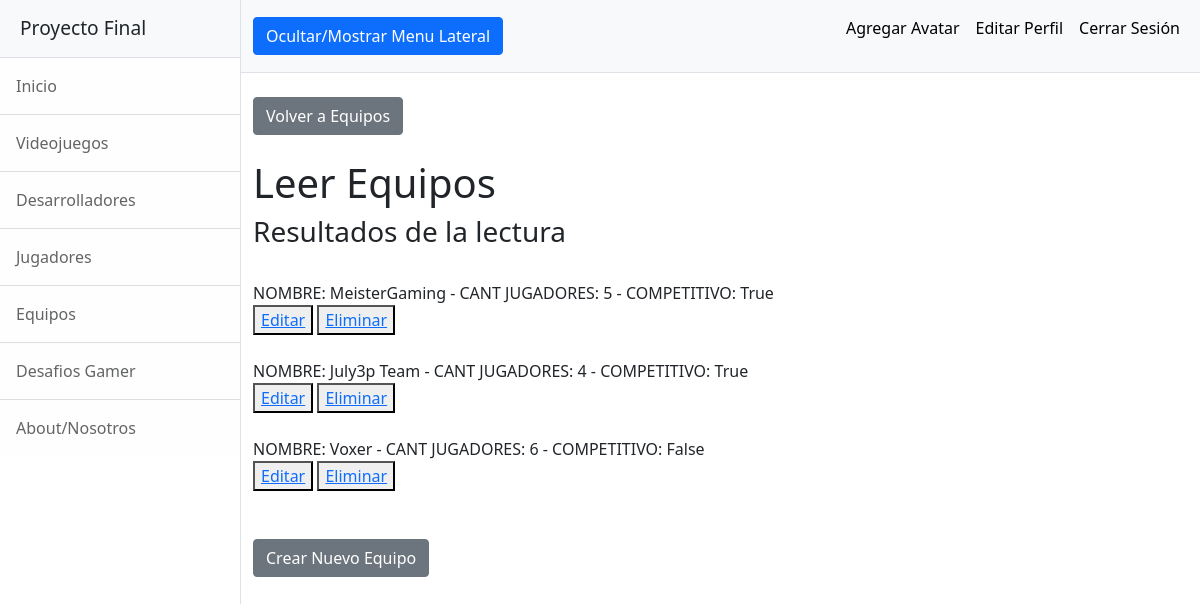
The page /AppFinal/equiposLeer (signed in) on the database its author committed.
### AppFinal/models.py (models this page shows)
class Equipos(models.Model):
    nombre = models.CharField(max_length=15)
    cantJugadores = models.IntegerField()
    competitivo = models.BooleanField()
    def __str__(self):
        return f"NOMBRE: {self.nombre} - CANT JUGADORES: {self.cantJugadores} - COMPETITIVO: {self.competitivo}"

### AppFinal/views.py (the view)
# urls.py: path('equiposLeer', views.equiposLeer, name="EquiposLeer"),
@login_required
def equiposLeer(request):
    equipos = Equipos.objects.all()
    contexto = {"equipos":equipos}
    return render(request, "AppFinal/equiposLeer.html", contexto)

### AppFinal/templates/AppFinal/equiposLeer.html
{% extends "AppFinal/padre.html" %}
{% load static %}
{% block dynamicContent %}
    <div class="container-fluid">
        <br><a class="btn btn-secondary" href="{% url 'Equipos' %}">Volver a Equipos</a>
        <h1 class="mt-4">Leer Equipos</h1>
        <h3>Resultados de la lectura</h3><br>
        {% for equipo in equipos %}
            {{equipo}}<br>
            <button><a href="{% url 'EquiposEditar' equipo.nombre %}">Editar</a></button>
            <button><a href="{% url 'EquiposEliminar' equipo.nombre %}">Eliminar</a></button><br><br>
        {% endfor %}
        <br><a class="btn btn-secondary" href="{% url 'EquiposFormulario' %}">Crear Nuevo Equipo</a>
    </div>
{% endblock %}

### rows shown on the page
Equipos: nombre+cantJugadores+competitivo "NOMBRE: MeisterGaming - CANT JUGADORES: 5 - COMPETITIVO: True"
Equipos: nombre+cantJugadores+competitivo "NOMBRE: July3p Team - CANT JUGADORES: 4 - COMPETITIVO: True"
Equipos: nombre+cantJugadores+competitivo "NOMBRE: Voxer - CANT JUGADORES: 6 - COMPETITIVO: False"
